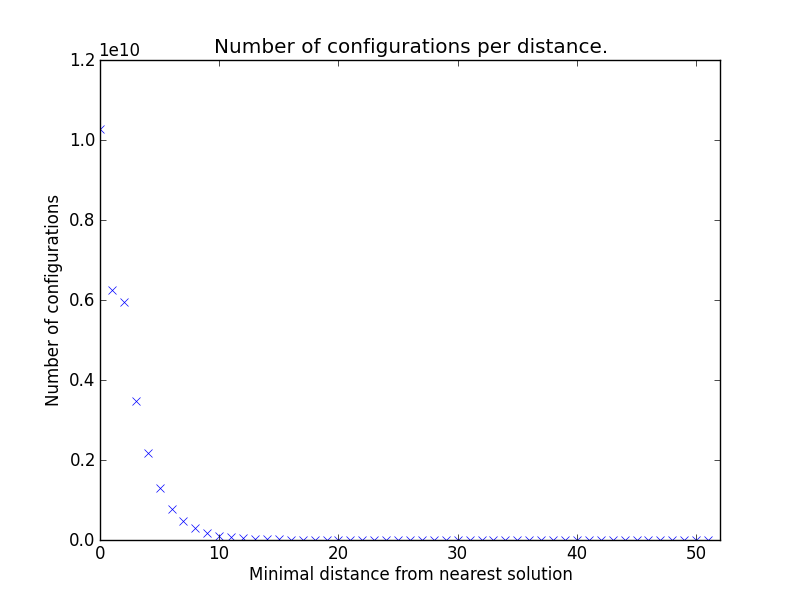

Write Python code to recreate this figure.
from __future__ import division

import numpy as np
import scipy as sy
import random
import pylab
from scipy.optimize import curve_fit

dataFile = "numBoardsPerDistance.txt"

data = pylab.loadtxt(dataFile)  
x = data[:,0]
y = data[:,1]

print "plotting data"
fig = pylab.figure()
ax = fig.add_subplot(111)

"""
def func(x, a, b):
  return a * x**b

p0 = sy.array([-5, 1])
coeffs, matcov = curve_fit(func, x, y, p0)
print coeffs
print matcov
yaj = func(x, coeffs[0], coeffs[1])

for i in range(len(yaj)):
	yaj[i] = yaj[i] - 200000000
"""
print sum(y)
ax.set_xlim(0, 52)
ax.set_title("Number of configurations per distance.")
pylab.xlabel("Minimal distance from nearest solution")
pylab.ylabel("Number of configurations")
ax.plot(x, y, 'x')#, x, yaj, 'r-')
pylab.savefig(dataFile[:-4])